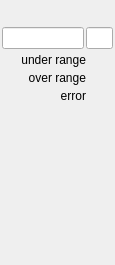
   <widget class="QWidget" name="page_3">
    <property name="geometry">
     <rect>
      <x>0</x>
      <y>0</y>
      <width>115</width>
      <height>265</height>
     </rect>
    </property>
    <attribute name="label">
     <string>Ch 4</string>
    </attribute>
    <widget class="caFrame" name="caframe_8">
     <property name="geometry">
      <rect>
       <x>0</x>
       <y>25</y>
       <width>115</width>
       <height>80</height>
      </rect>
     </property>
     <property name="macro">
      <string notr="true">CH=4,IOC=$(IOC),MasterID=$(MasterID),SlaveID=$(SlaveID),HWType=$(HWType)</string>
     </property>
     <layout class="QGridLayout" name="gridLayout_13">
      <property name="leftMargin">
       <number>2</number>
      </property>
      <property name="topMargin">
       <number>2</number>
      </property>
      <property name="rightMargin">
       <number>2</number>
      </property>
      <property name="bottomMargin">
       <number>2</number>
      </property>
      <property name="spacing">
       <number>2</number>
      </property>
      <item row="0" column="0">
       <layout class="QHBoxLayout" name="horizontalLayout_7" stretch="3,1">
        <item>
         <widget class="caLineEdit" name="calineedit_13">
          <property name="alignment">
           <set>Qt::AlignRight|Qt::AlignTrailing|Qt::AlignVCenter</set>
          </property>
          <property name="channel" stdset="0">
           <string notr="true">$(IOC):m$(MasterID)s$(SlaveID)-AI0$(CH)</string>
          </property>
          <property name="background">
           <color alpha="0">
            <red>160</red>
            <green>160</green>
            <blue>164</blue>
           </color>
          </property>
          <property name="colorMode">
           <enum>caLineEdit::Static</enum>
          </property>
          <property name="precisionMode">
           <enum>caLineEdit::Channel</enum>
          </property>
         </widget>
        </item>
        <item>
         <widget class="caLineEdit" name="calineedit_14">
          <property name="channel" stdset="0">
           <string notr="true">$(IOC):m$(MasterID)s$(SlaveID)-AI0$(CH).EGU</string>
          </property>
          <property name="background">
           <color alpha="0">
            <red>160</red>
            <green>160</green>
            <blue>164</blue>
           </color>
          </property>
          <property name="colorMode">
           <enum>caLineEdit::Static</enum>
          </property>
          <property name="precisionMode">
           <enum>caLineEdit::User</enum>
          </property>
         </widget>
        </item>
       </layout>
      </item>
      <item row="1" column="0">
       <layout class="QGridLayout" name="gridLayout_7" columnstretch="10,3">
        <property name="spacing">
         <number>2</number>
        </property>
        <item row="1" column="0">
         <widget class="caLabel" name="calabel_22">
          <property name="toolTip">
           <string/>
          </property>
          <property name="text">
           <string>over range</string>
          </property>
          <property name="textFormat">
           <enum>Qt::PlainText</enum>
          </property>
          <property name="alignment">
           <set>Qt::AlignBottom|Qt::AlignRight|Qt::AlignTrailing</set>
          </property>
         </widget>
        </item>
        <item row="0" column="1">
         <widget class="caLed" name="caled_21">
          <property name="toolTip">
           <string>&lt;html&gt;&lt;head/&gt;&lt;body&gt;&lt;p&gt;E-Bus Power Status&lt;/p&gt;&lt;/body&gt;&lt;/html&gt;</string>
          </property>
          <property name="rectangular">
           <bool>true</bool>
          </property>
          <property name="gradientEnabled">
           <bool>false</bool>
          </property>
          <property name="ledWidth">
           <number>16</number>
          </property>
          <property name="ledHeight">
           <number>16</number>
          </property>
          <property name="channel" stdset="0">
           <string notr="true">$(IOC):m$(MasterID)s$(SlaveID)-AI0$(CH)-UndrLimAlrm</string>
          </property>
          <property name="colorMode">
           <enum>caLed::Static</enum>
          </property>
          <property name="falseColor">
           <color>
            <red>170</red>
            <green>0</green>
            <blue>0</blue>
           </color>
          </property>
          <property name="trueColor">
           <color>
            <red>0</red>
            <green>85</green>
            <blue>0</blue>
           </color>
          </property>
          <property name="trueValue">
           <string notr="true">0</string>
          </property>
          <property name="falseValue">
           <string notr="true">1</string>
          </property>
         </widget>
        </item>
        <item row="2" column="1">
         <widget class="caLed" name="caled_22">
          <property name="toolTip">
           <string/>
          </property>
          <property name="rectangular">
           <bool>true</bool>
          </property>
          <property name="gradientEnabled">
           <bool>false</bool>
          </property>
          <property name="ledWidth">
           <number>16</number>
          </property>
          <property name="ledHeight">
           <number>16</number>
          </property>
          <property name="channel" stdset="0">
           <string notr="true">$(IOC):m$(MasterID)s$(SlaveID)-AI0$(CH)-ErrAlrm</string>
          </property>
          <property name="colorMode">
           <enum>caLed::Static</enum>
          </property>
          <property name="falseColor">
           <color>
            <red>170</red>
            <green>0</green>
            <blue>0</blue>
           </color>
          </property>
          <property name="trueColor">
           <color>
            <red>0</red>
            <green>85</green>
            <blue>0</blue>
           </color>
          </property>
          <property name="trueValue">
           <string notr="true">0</string>
          </property>
          <property name="falseValue">
           <string notr="true">1</string>
          </property>
         </widget>
        </item>
        <item row="2" column="0">
         <widget class="caLabel" name="calabel_23">
          <property name="toolTip">
           <string/>
          </property>
          <property name="text">
           <string>error</string>
          </property>
          <property name="textFormat">
           <enum>Qt::PlainText</enum>
          </property>
          <property name="alignment">
           <set>Qt::AlignBottom|Qt::AlignRight|Qt::AlignTrailing</set>
          </property>
         </widget>
        </item>
        <item row="0" column="0">
         <widget class="caLabel" name="calabel_24">
          <property name="toolTip">
           <string/>
          </property>
          <property name="text">
           <string>under range</string>
          </property>
          <property name="textFormat">
           <enum>Qt::PlainText</enum>
          </property>
          <property name="alignment">
           <set>Qt::AlignBottom|Qt::AlignRight|Qt::AlignTrailing</set>
          </property>
         </widget>
        </item>
        <item row="1" column="1">
         <widget class="caLed" name="caled_23">
          <property name="toolTip">
           <string/>
          </property>
          <property name="rectangular">
           <bool>true</bool>
          </property>
          <property name="gradientEnabled">
           <bool>false</bool>
          </property>
          <property name="ledWidth">
           <number>16</number>
          </property>
          <property name="ledHeight">
           <number>16</number>
          </property>
          <property name="channel" stdset="0">
           <string notr="true">$(IOC):m$(MasterID)s$(SlaveID)-AI0$(CH)-OvrLimAlrm</string>
          </property>
          <property name="colorMode">
           <enum>caLed::Static</enum>
          </property>
          <property name="falseColor">
           <color>
            <red>170</red>
            <green>0</green>
            <blue>0</blue>
           </color>
          </property>
          <property name="trueColor">
           <color>
            <red>0</red>
            <green>85</green>
            <blue>0</blue>
           </color>
          </property>
          <property name="trueValue">
           <string notr="true">0</string>
          </property>
          <property name="falseValue">
           <string notr="true">1</string>
          </property>
         </widget>
        </item>
       </layout>
      </item>
     </layout>
    </widget>
    <widget class="caFrame" name="caframe_9">
     <property name="geometry">
      <rect>
       <x>10</x>
       <y>125</y>
       <width>91</width>
       <height>120</height>
      </rect>
     </property>
     <property name="macro">
      <string notr="true">CH=4,IOC=$(IOC),MasterID=$(MasterID),SlaveID=$(SlaveID),HWType=$(HWType)</string>
     </property>
     <widget class="caByteController" name="cabytecontroller_4">
      <property name="geometry">
       <rect>
        <x>60</x>
        <y>0</y>
        <width>16</width>
        <height>116</height>
       </rect>
      </property>
      <property name="channel" stdset="0">
       <string notr="true">$(IOC):m$(MasterID)s$(SlaveID)-AI0$(CH)-Ctrl</string>
      </property>
      <property name="endBit">
       <number>15</number>
      </property>
     </widget>
     <widget class="caByte" name="cabyte_7">
      <property name="geometry">
       <rect>
        <x>10</x>
        <y>1</y>
        <width>20</width>
        <height>116</height>
       </rect>
      </property>
      <property name="font">
       <font>
        <pointsize>9</pointsize>
       </font>
      </property>
      <property name="toolTip">
       <string/>
      </property>
      <property name="channel" stdset="0">
       <string notr="true">$(IOC):m$(MasterID)s$(SlaveID)-AI0$(CH)-Stat</string>
      </property>
      <property name="endBit">
       <number>15</number>
      </property>
     </widget>
     <widget class="caByte" name="cabyte_8">
      <property name="geometry">
       <rect>
        <x>35</x>
        <y>0</y>
        <width>20</width>
        <height>116</height>
       </rect>
      </property>
      <property name="font">
       <font>
        <pointsize>9</pointsize>
       </font>
      </property>
      <property name="toolTip">
       <string/>
      </property>
      <property name="channel" stdset="0">
       <string notr="true">$(IOC):m$(MasterID)s$(SlaveID)-AI0$(CH)-Ctrl-RB</string>
      </property>
      <property name="endBit">
       <number>15</number>
      </property>
     </widget>
    </widget>
   </widget>
